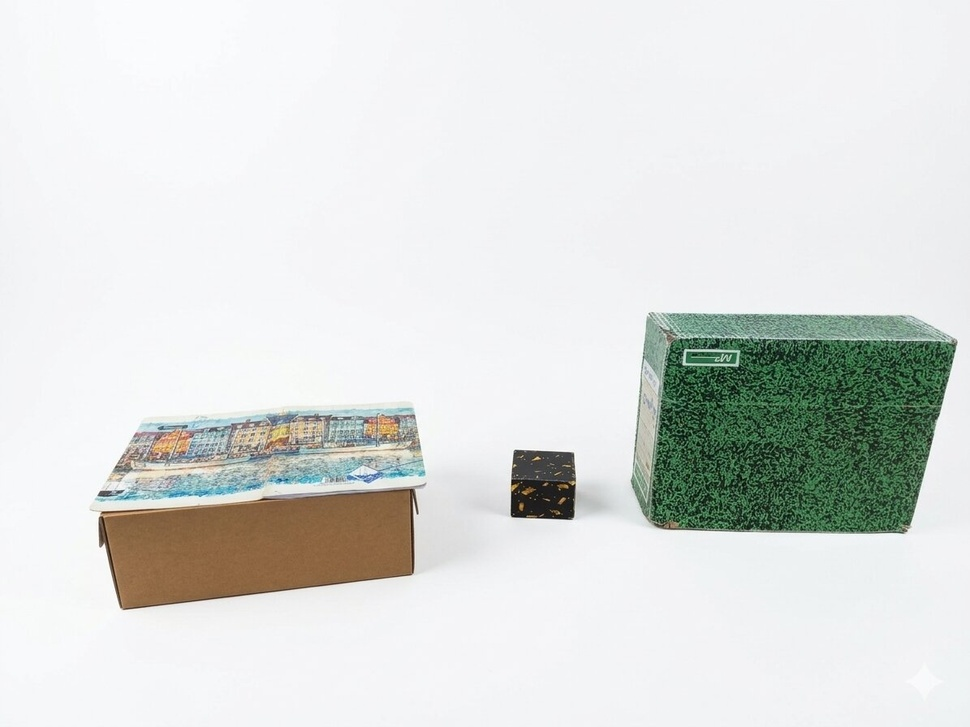
#> input picture Master/Computer vision (MIV)/Semestre 2/Vision Artificielle (VA)/TPs/Projet/MES IMAGES/im2G.jpg, 970 x 727 px, shrunk from 1195 x 896 before the run, given in place of im2G.png, which was not available
$ python step2_sift_matching.py
#> lines starting #> are read from the running program, lines starting #| are printed output that depends on the picture; pictures that were not available may be replaced by others from this repository, and a replacement may not be noted
"""
ÉTAPE 2 : Détection SIFT et mise en correspondance (version ultra-améliorée)
=============================================================================
- Paramètres SIFT optimisés pour plus de points
- Masque pour ignorer les bordures
- Ratio test plus strict
- Filtrage RANSAC avec seuil adapté
"""

import cv2
import numpy as np
import matplotlib.pyplot as plt

def detect_and_match():
    print("=" * 50)
    print("   ÉTAPE 2 — SIFT + mise en correspondance (optimisée)")
    print("=" * 50)

    # -------------------------------------------------------
    # PARAMETRES OPTIMISES
    # -------------------------------------------------------
    MIN_MATCHES = 10
    RATIO_LOWE = 0.80

    # Paramètres SIFT améliorés
    SIFT_NFEATURES = 0       # 0 = pas de limite
    SIFT_N_OCTAVE_LAYERS = 4 # Plus de couches (détecte plus de points)
    SIFT_CONTRAST_THRESH = 0.02  # Plus bas = plus de points sur surfaces peu texturées
    SIFT_EDGE_THRESH = 15    # Plus haut = garde plus de points sur les bords
    SIFT_SIGMA = 1.6         # Sigma du flou initial

    # -------------------------------------------------------
    # 1. Chargement des images
    # -------------------------------------------------------
    img1 = cv2.imread('MES IMAGES/im2G.png')
#> img1 is the input picture: shape (727, 970, 3); mean B, G, R 219.5, 222, 219.4
    img2 = cv2.imread('MES IMAGES/im1D.png')
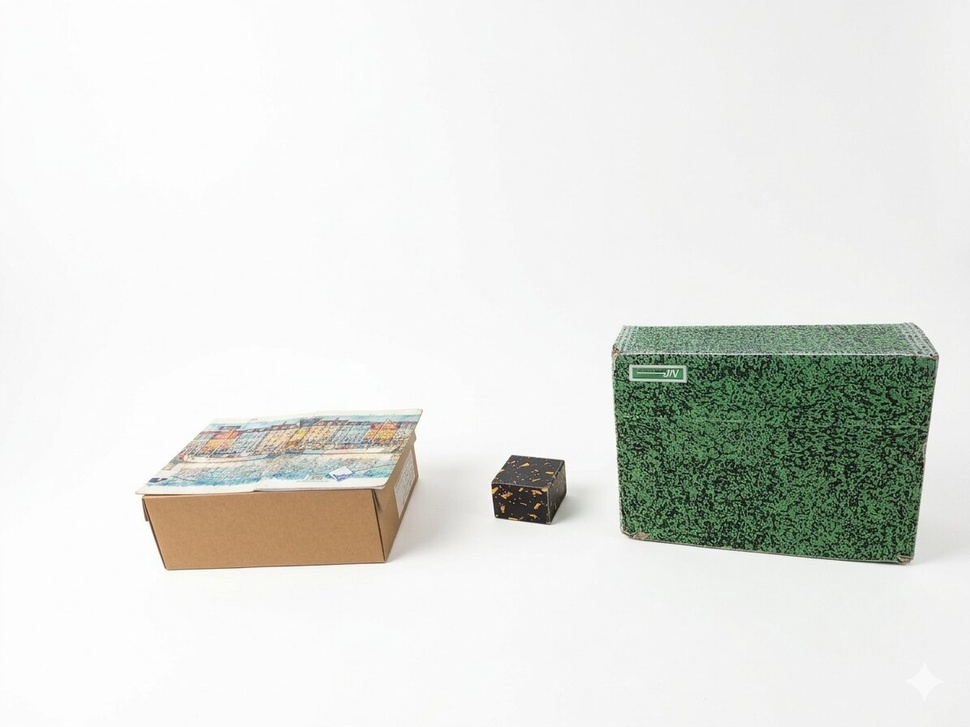
#> input picture Master/Computer vision (MIV)/Semestre 2/Vision Artificielle (VA)/TPs/Projet/MES IMAGES/im1D.jpg, 970 x 727 px, shrunk from 1195 x 896 before the run, given in place of im1D.png, which was not available
#> img2 is the input picture: shape (727, 970, 3); mean B, G, R 222.3, 226.6, 224.9

    if img1 is None or img2 is None:
        img1 = cv2.imread('MES IMAGES/im2G.jpg')
        img2 = cv2.imread('MES IMAGES/im1D.jpg')

    if img1 is None or img2 is None:
        print(" Images introuvables!")
        return None, None

    gray1 = cv2.cvtColor(img1, cv2.COLOR_BGR2GRAY)
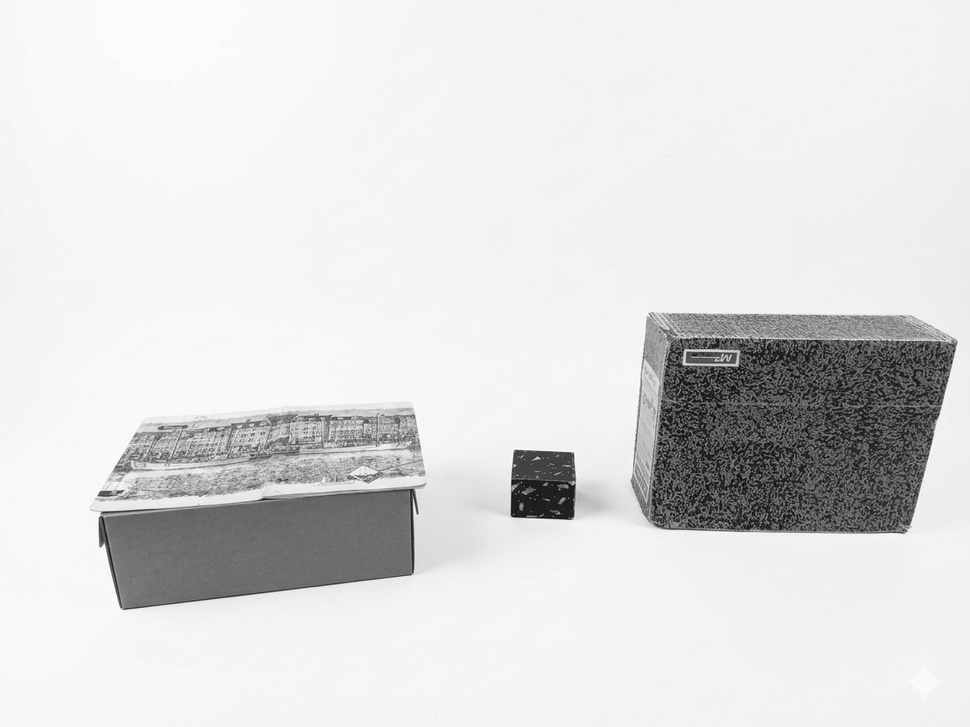
#> gray1: shape (727, 970); min 9, max 255, mean 220.9
    gray2 = cv2.cvtColor(img2, cv2.COLOR_BGR2GRAY)
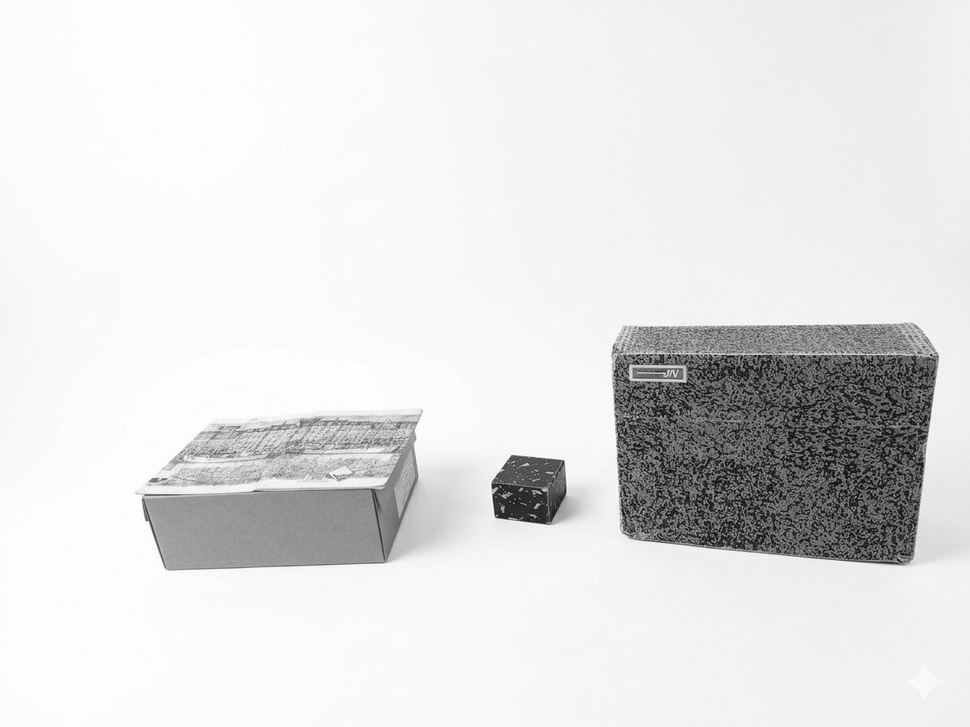
#> gray2: shape (727, 970); min 4, max 255, mean 225.6

    print(f"\n Image gauche : {img1.shape[1]}x{img1.shape[0]} px")
#|  Image gauche : 970x727 px
    print(f" Image droite : {img2.shape[1]}x{img2.shape[0]} px")
#|  Image droite : 970x727 px

    # -------------------------------------------------------
    # 2. Detection SIFT avec paramètres optimisés
    # -------------------------------------------------------
    sift = cv2.SIFT_create(
        nfeatures=SIFT_NFEATURES,
        nOctaveLayers=SIFT_N_OCTAVE_LAYERS,
        contrastThreshold=SIFT_CONTRAST_THRESH,
        edgeThreshold=SIFT_EDGE_THRESH,
        sigma=SIFT_SIGMA
    )

    kp1, des1 = sift.detectAndCompute(gray1, None)
#> kp1 = 2285 keypoints; strongest (x, y, size): (543, 488, 47.8), (770, 430, 160.5), (567, 512, 10.7), (516, 512, 8)
    kp2, des2 = sift.detectAndCompute(gray2, None)
#> kp2 = 2400 keypoints; strongest (x, y, size): (529, 493, 47.6), (759, 445, 174.6), (814, 356, 2), (493, 486, 3.2)

    print(f"\n Keypoints détectés :")
    print(f"   Image gauche  : {len(kp1)} points")
#|    Image gauche  : 2285 points
    print(f"   Image droite  : {len(kp2)} points")
#|    Image droite  : 2400 points

    # -------------------------------------------------------
    # 3. Masque pour éliminer les bords de l'image
    #    (les bords ne contiennent pas de boîtes)
    # -------------------------------------------------------
    h, w = gray1.shape
#> h = 727; w = 970
    margin = 30  # marge en pixels à ignorer

    mask = np.zeros(gray1.shape, dtype=np.uint8)
    mask[margin:h-margin, margin:w-margin] = 255

    # Appliquer le masque aux keypoints de l'image gauche
    indices1 = [i for i, kp in enumerate(kp1)
                if mask[int(kp.pt[1]), int(kp.pt[0])] == 255]
#> indices1 = 2261 values from 0 to 2260
    kp1 = [kp1[i] for i in indices1]
#> kp1 = 2261 keypoints; strongest (x, y, size): (543, 488, 47.8), (770, 430, 160.5), (567, 512, 10.7), (516, 512, 8)
    des1 = des1[indices1] if des1 is not None else None

    # Appliquer le masque aux keypoints de l'image droite
    indices2 = [i for i, kp in enumerate(kp2)
                if mask[int(kp.pt[1]), int(kp.pt[0])] == 255]
#> indices2 = 2400 values from 0 to 2399
    kp2 = [kp2[i] for i in indices2]
    des2 = des2[indices2] if des2 is not None else None

    print(f"   Après masque (sans bordures) :")
    print(f"   Image gauche  : {len(kp1)} points")
#|    Image gauche  : 2261 points
    print(f"   Image droite  : {len(kp2)} points")
#|    Image droite  : 2400 points

    if des1 is None or des2 is None or len(kp1) < 10 or len(kp2) < 10:
        print(" Pas assez de keypoints après masquage!")
        return None, None

    # -------------------------------------------------------
    # 4. Matching avec FLANN + Ratio Test de Lowe
    # -------------------------------------------------------
    FLANN_INDEX_KDTREE = 1
    index_params = dict(algorithm=FLANN_INDEX_KDTREE, trees=5)
    search_params = dict(checks=50)
    flann = cv2.FlannBasedMatcher(index_params, search_params)

    matches = flann.knnMatch(des1, des2, k=2)
#> matches = 2261 matches

    # Ratio test avec seuil plus strict
    good_matches = []
    for m, n in matches:
        if m.distance < RATIO_LOWE * n.distance:
            good_matches.append(m)
#> after the loop, good_matches = 142 matches

    print(f"\n✅ Matches après ratio test ({RATIO_LOWE}) : {len(good_matches)}")
#| ✅ Matches après ratio test (0.8) : 142

    # -------------------------------------------------------
    # 5. Extraction des coordonnées
    # -------------------------------------------------------
    pts1_raw = np.float32([kp1[m.queryIdx].pt for m in good_matches])
#> pts1_raw = 142 pairs, first value 98.32 to 939.2, second value 312.4 to 609.4
    pts2_raw = np.float32([kp2[m.trainIdx].pt for m in good_matches])
#> pts2_raw = 142 pairs, first value 140.9 to 925.5, second value 323.6 to 556.2

    # Filtrage géométrique par matrice fondamentale (RANSAC)
    # ransacReprojThreshold plus petit = plus strict
    F, mask = cv2.findFundamentalMat(pts1_raw, pts2_raw, cv2.FM_RANSAC,
                                    ransacReprojThreshold=0.8, confidence=0.99)
#> F = [[1.09e-07, -2.21e-06, 0.000421], [5.22e-06, 1.63e-07, -0.0108], [-0.00168, 0.00844, 1]]; mask = 142 values, max 1 at index 0, min 0 at index 5, mean 0.507

    if mask is not None:
        inliers = mask.ravel() == 1
        pts1 = pts1_raw[inliers]
#> pts1 = 72 pairs, first value 98.32 to 904.4, second value 343.2 to 528.9
        pts2 = pts2_raw[inliers]
#> pts2 = 72 pairs, first value 140.9 to 888.7, second value 358.8 to 544.6
        good_matches_final = [good_matches[i] for i in range(len(good_matches)) if inliers[i]]
#> good_matches_final = 72 matches
        print(f"✅ Après filtrage RANSAC : {len(pts1)} matches géométriquement cohérents")
#| ✅ Après filtrage RANSAC : 72 matches géométriquement cohérents
    else:
        print("⚠️  Pas de matrice fondamentale trouvée, on garde tous les matches")
        pts1, pts2 = pts1_raw, pts2_raw
        good_matches_final = good_matches

    # Affichage des 8 premiers points
    print("\n📊 Coordonnées des 8 premiers points appariés :")
    print(f"{'#':>3}  {'Gauche (x,y)':>20}  {'Droite (x,y)':>20}  {'Disparité':>10}")
    print("-" * 65)
    for i in range(min(8, len(good_matches))):
        xl, yl = pts1_raw[i]
        xr, yr = pts2_raw[i]
        d = xl - xr
        print(f"{i:>3}  ({xl:6.1f}, {yl:6.1f})    ({xr:6.1f}, {yr:6.1f})    {d:>8.1f} px")
#> this loop made 8 passes
#> (xl, yl, xr, yr, d) on passes 1 to 8: (98.32, 514.5, 140.9, 496.2, -42.62), (102.9, 512.3, 145.8, 494.8, -42.9), (103.8, 493.7, 154.1, 480.1, -50.38), (109.2, 528.9, 152.3, 508.2, -43.07), (118.7, 491.8, 163.1, 479, -44.35), (119.2, 445, 184.7, 436, -65.52), (120.4, 609.4, 624.9, 537.3, -504.5), (130.2, 436.5, 195.9, 433.2, -65.64)
#|   0  (  98.3,  514.5)    ( 140.9,  496.2)       -42.6 px
#|   1  ( 102.9,  512.3)    ( 145.8,  494.8)       -42.9 px
#|   2  ( 103.8,  493.7)    ( 154.1,  480.1)       -50.4 px
#|   3  ( 109.2,  528.9)    ( 152.3,  508.2)       -43.1 px
#|   4  ( 118.7,  491.8)    ( 163.1,  479.0)       -44.3 px
#|   5  ( 119.2,  445.0)    ( 184.7,  436.0)       -65.5 px
#|   6  ( 120.4,  609.4)    ( 624.9,  537.3)      -504.5 px
#|   7  ( 130.2,  436.5)    ( 195.9,  433.2)       -65.6 px

    # -------------------------------------------------------
    # 6. Sauvegarde
    # -------------------------------------------------------
    np.savez('matches.npz', pts1=pts1, pts2=pts2)
    np.save('pts1_raw.npy', pts1_raw)
    np.save('pts2_raw.npy', pts2_raw)
    print("\n💾 Points sauvegardés dans 'matches.npz'")

    # -------------------------------------------------------
    # 7. Visualisations
    # -------------------------------------------------------
    # Keypoints sur les deux images
    img1_kp = cv2.drawKeypoints(img1, kp1, None,
                                flags=cv2.DRAW_MATCHES_FLAGS_DRAW_RICH_KEYPOINTS)
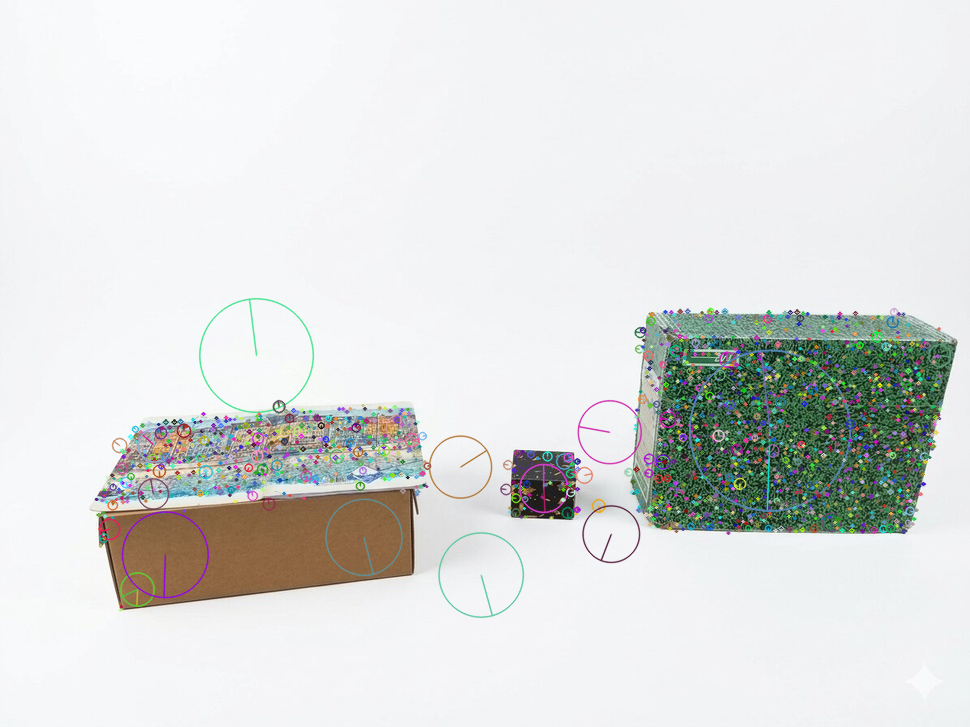
#> img1_kp: shape (727, 970, 3); mean B, G, R 220.4, 221.9, 219.9
    img2_kp = cv2.drawKeypoints(img2, kp2, None,
                                flags=cv2.DRAW_MATCHES_FLAGS_DRAW_RICH_KEYPOINTS)

    plt.figure(figsize=(14, 5))
    plt.subplot(1, 2, 1)
    plt.imshow(cv2.cvtColor(img1_kp, cv2.COLOR_BGR2RGB))
    plt.title(f'Image gauche — {len(kp1)} keypoints SIFT')
    plt.axis('off')

    plt.subplot(1, 2, 2)
    plt.imshow(cv2.cvtColor(img2_kp, cv2.COLOR_BGR2RGB))
    plt.title(f'Image droite — {len(kp2)} keypoints SIFT')
    plt.axis('off')
    plt.tight_layout()
    plt.savefig('result_sift_keypoints.png', dpi=150)
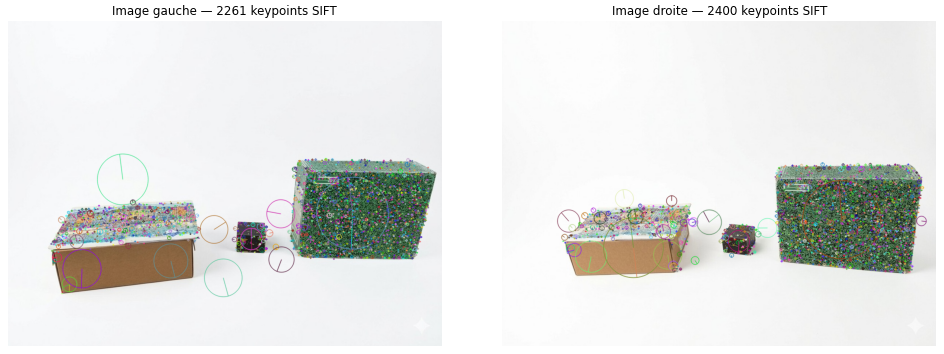
#> figure drawn by matplotlib, 2 panels
    plt.show()
    print("💾 Sauvegardé : result_sift_keypoints.png")

    # Matches bruts
    img_matches_raw = cv2.drawMatches(
        img1, kp1, img2, kp2, good_matches[:80], None,
        flags=cv2.DrawMatchesFlags_NOT_DRAW_SINGLE_POINTS
    )
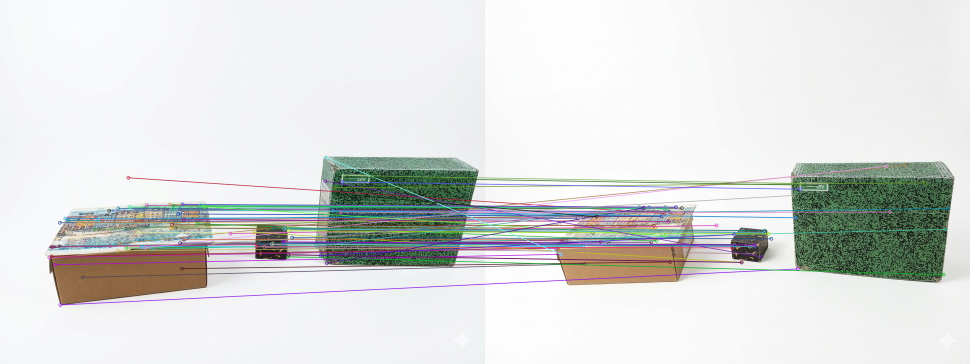
#> img_matches_raw: shape (727, 1940, 3) (shown at 1/2 size); mean B, G, R 218.9, 220.5, 218.8
    plt.figure(figsize=(18, 7))
    plt.imshow(cv2.cvtColor(img_matches_raw, cv2.COLOR_BGR2RGB))
    plt.title(f'Matches bruts (avant RANSAC) — {len(good_matches)} matches')
    plt.axis('off')
    plt.tight_layout()
    plt.savefig('result_sift_matches_raw.png', dpi=150)
    plt.show()
    print("💾 Sauvegardé : result_sift_matches_raw.png")

    # Matches filtrés
    img_matches_filtered = cv2.drawMatches(
        img1, kp1, img2, kp2, good_matches_final[:80], None,
        flags=cv2.DrawMatchesFlags_NOT_DRAW_SINGLE_POINTS
    )
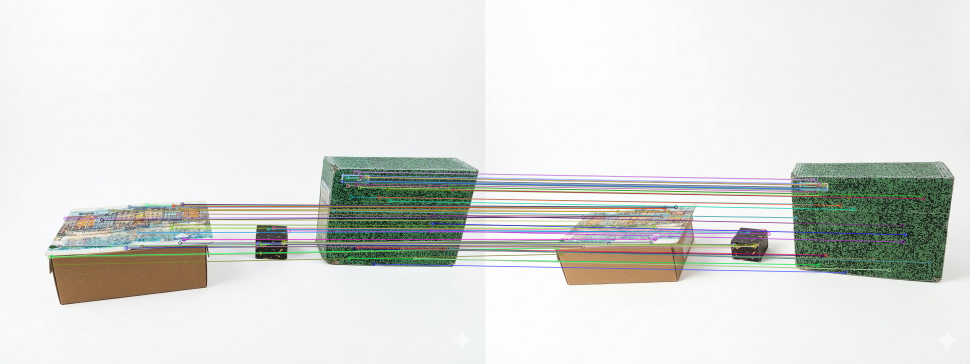
#> img_matches_filtered: shape (727, 1940, 3) (shown at 1/2 size); mean B, G, R 219, 221.6, 219.9
    plt.figure(figsize=(18, 7))
    plt.imshow(cv2.cvtColor(img_matches_filtered, cv2.COLOR_BGR2RGB))
    plt.title(f'Matches filtrés (RANSAC) — {len(pts1)} matches')
    plt.axis('off')
    plt.tight_layout()
    plt.savefig('result_sift_matches_filtered.png', dpi=150)
    plt.show()
    print("💾 Sauvegardé : result_sift_matches_filtered.png")


    return pts1, pts2


if __name__ == '__main__':
    pts1, pts2 = detect_and_match()
    if pts1 is not None:
        print(f"\n✅ Prêt pour l'étape 3 (triangulation). {len(pts1)} points disponibles.")
#| ✅ Prêt pour l'étape 3 (triangulation). 72 points disponibles.
